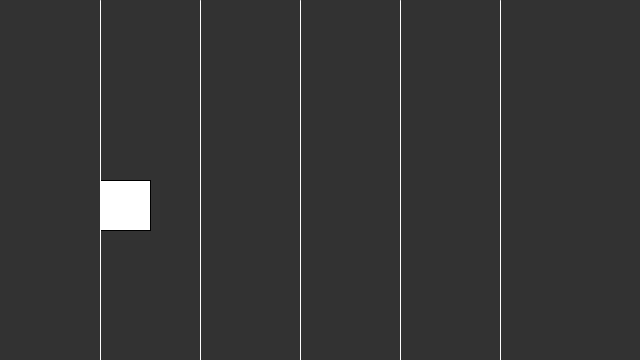
Frame 1 (no input)
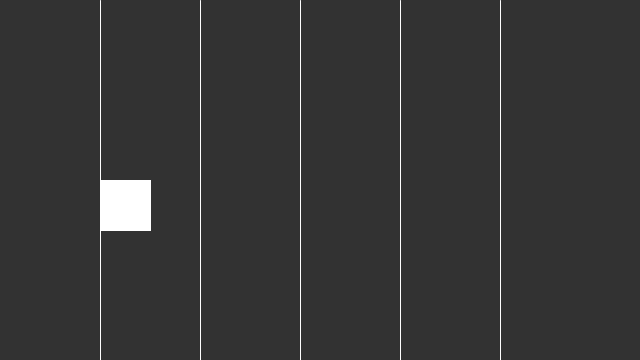
Frame 60 (the mouse pressed at the canvas centre just before this capture)
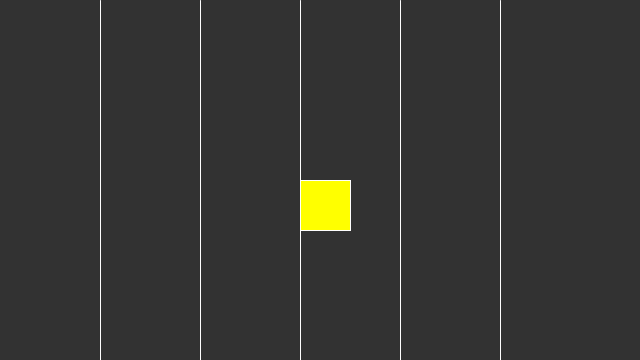
Frame 120 (the mouse held since frame 60 and released just before this capture)

The Processing sketch that drew these frames (run headless with seeded random() and noise(); from frame 60 on, the mouse is pressed at the canvas centre):

// Processing sketch: Conditional
// ── Conditional.pde
float circleX = 0;

void setup(){
  size(640, 360);
}

void draw(){
  background(50);
  
  if(mouseX >= 500){
    fill(255, 0, 0);
    rect(500, height/2, 50, 50);
  }else if(mouseX >= 400){
    fill(0, 255, 0);
    rect(400, height/2, 50, 50);
  }else if(mouseX >= 300){
    fill(255, 255, 0);
    rect(300, height/2, 50, 50);
  }else if(mouseX >= 200){
    fill(0, 255, 255);
    rect(200, height/2, 50, 50);
  }else{
    fill(255, 255, 255);
    rect(100, height/2, 50, 50);
  }
  
  stroke(255);
  line(100, 0, 100, height);
  line(200, 0, 200, height);
  line(300, 0, 300, height);
  line(400, 0, 400, height);
  line(500, 0, 500, height);
}
